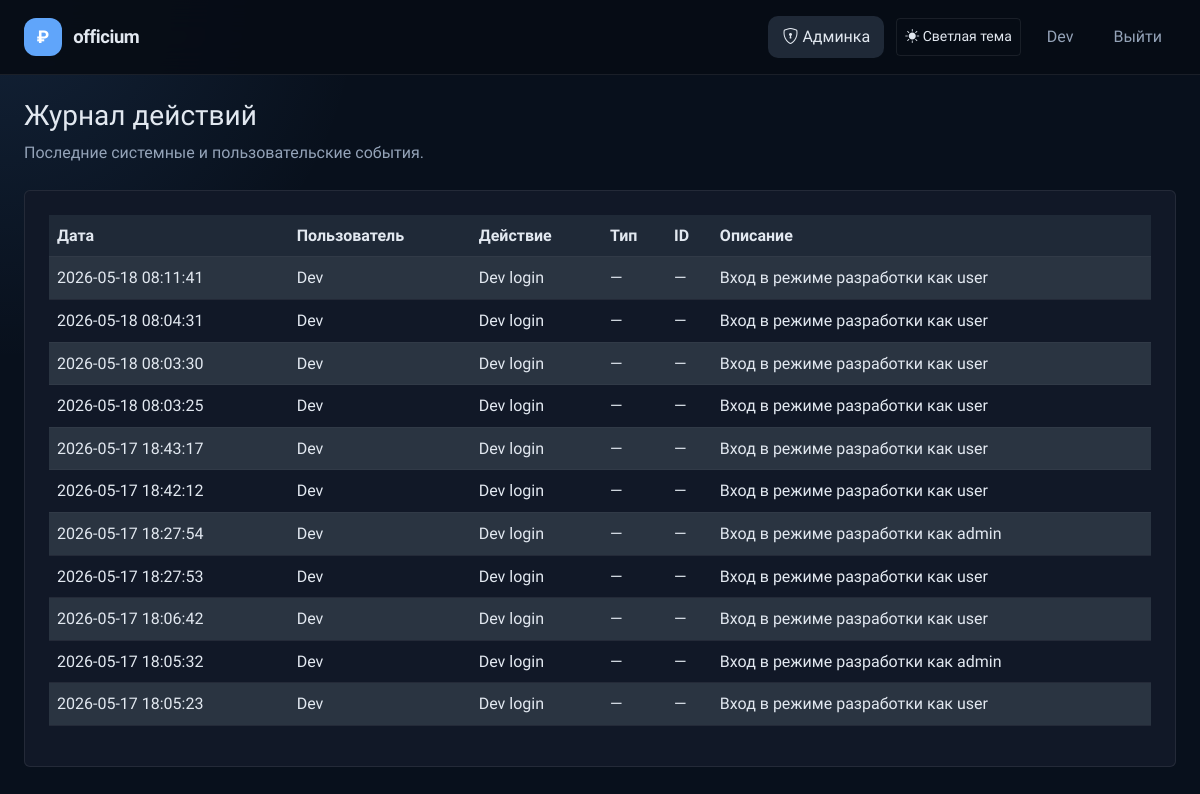
/admin/logs (signed in), run on an earlier commit of the app's database.
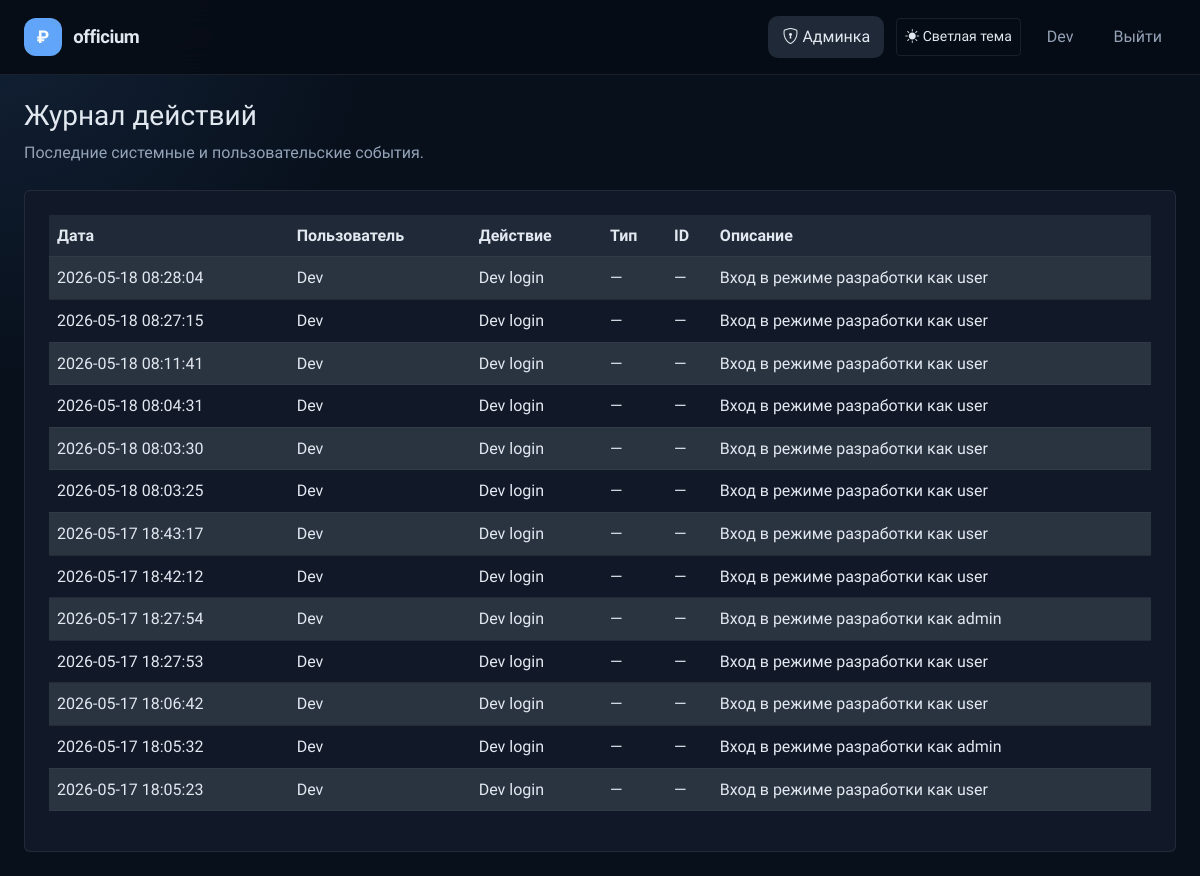
And on a later commit of the database.
### app/models.py (models this page shows, shortened)
class User(UserMixin, db.Model):
    __tablename__ = 'users'
    id = db.Column(db.Integer, primary_key=True)
    telegram_id = db.Column(db.BigInteger, unique=True, nullable=False)
    username = db.Column(db.String(80), nullable=True)
    first_name = db.Column(db.String(100), nullable=True)
    last_name = db.Column(db.String(100), nullable=True)
    photo_url = db.Column(db.String(255), nullable=True)
    auth_date = db.Column(db.DateTime, nullable=True)
    created_at = db.Column(db.DateTime, default=datetime.utcnow, nullable=False)
    role = db.Column(db.Enum('user', 'admin', 'superadmin'), nullable=False, default='user')
    is_blocked = db.Column(db.Boolean, default=False, nullable=False)
    last_login_ip = db.Column(db.String(100), nullable=True)
    last_user_agent = db.Column(db.Text, nullable=True)
    login_count = db.Column(db.Integer, default=0, nullable=False)
    google_id = db.Column(db.String(50), unique=True, nullable=True)
    email = db.Column(db.String(120), nullable=True, index=True)
    avatar_url = db.Column(db.String(255), nullable=True)
    debts = db.relationship('Debt', back_populates='user', lazy=True, cascade='all, delete-orphan')
    incomes = db.relationship('Income', back_populates='user', lazy=True, cascade='all, delete-orphan')
    expenses = db.relationship('Expense', back_populates='user', lazy=True, cascade='all, delete-orphan')
    activity_logs = db.relationship('ActivityLog', back_populates='user', lazy=True, cascade='all, delete-orphan')
    @property
    def is_admin(self):
        return self.role in ('admin', 'superadmin')

class ActivityLog(db.Model):
    __tablename__ = 'activity_logs'
    id = db.Column(db.Integer, primary_key=True)
    user_id = db.Column(db.Integer, db.ForeignKey('users.id'), nullable=True)
    action = db.Column(db.String(100), nullable=False)
    entity_type = db.Column(db.String(50), nullable=True)
    entity_id = db.Column(db.Integer, nullable=True)
    description = db.Column(db.Text, nullable=True)
    ip_address = db.Column(db.String(100), nullable=True)
    user_agent = db.Column(db.Text, nullable=True)
    created_at = db.Column(db.DateTime, default=datetime.utcnow)
    user = db.relationship('User', back_populates='activity_logs')

### app/routes/admin.py (the view)
    @app.route('/admin/logs')
    @admin_required
    def admin_logs():
        logs = ActivityLog.query.order_by(ActivityLog.created_at.desc()).limit(100).all()
        return render_template('admin_logs.html', logs=logs)

### app/utils.py (called while the page is built)
def get_setting(key, default=None):
    try:
        setting = AppSetting.query.filter_by(key=key).first()
        return setting.value if setting else default
    except Exception:
        return default

def get_dictionary_values(dictionary_type):
    try:
        entries = DictionaryEntry.query.filter_by(dictionary_type=dictionary_type, is_active=True).order_by(DictionaryEntry.value.asc()).all()
        return [entry.value for entry in entries]
    except Exception:
        return []

def admin_required(view):
    @wraps(view)
    def wrapper(*args, **kwargs):
        if not getattr(current_user, 'is_authenticated', False) or not getattr(current_user, 'is_admin', False):
            return redirect(url_for('index'))
        return view(*args, **kwargs)
    return wrapper

### templates/admin_logs.html (shortened to what this page needs)
{% extends 'base.html' %}
{% block content %}
<div class="mb-4">
    <h1 class="h3">Журнал действий</h1>
    <p class="text-muted">Последние системные и пользовательские события.</p>
</div>
<div class="card p-4">
    <div class="table-responsive">
        <table class="table table-striped align-middle">
            <thead>
                <tr>
                    <th>Дата</th>
                    <th>Пользователь</th>
                    <th>Действие</th>
                    <th>Тип</th>
                    <th>ID</th>
                    <th>Описание</th>
                </tr>
            </thead>
            <tbody>
                {% for log in logs %}
                <tr>
                    <td>{{ log.created_at.strftime('%Y-%m-%d %H:%M:%S') }}</td>
                    <td>{{ log.user.first_name or log.user.username if log.user else 'Система' }}</td>
                    <td>{{ log.action }}</td>
                    <td>{{ log.entity_type or '—' }}</td>
                    <td>{{ log.entity_id or '—' }}</td>
                    <td>{{ log.description or '—' }}</td>
                </tr>
                {% else %}
                <tr>
                    <td colspan="6" class="text-center text-muted">Нет записей.</td>
                </tr>
                {% endfor %}
            </tbody>
        </table>
    </div>
</div>
{% endblock %}

### templates/base.html (shortened to what this page needs)
<!DOCTYPE html>
<html lang="ru" data-theme="dark" data-bs-theme="dark">
<head>
    <link href="https://cdn.jsdelivr.net/npm/bootstrap@5.3.2/dist/css/bootstrap.min.css" rel="stylesheet">
    <link href="https://cdn.jsdelivr.net/npm/bootstrap-icons@1.11.3/font/bootstrap-icons.css" rel="stylesheet">
    <link href="{{ url_for('static', filename='css/style.css') }}" rel="stylesheet">
</head>
<body>
<nav class="navbar navbar-expand-lg">
    <div class="container-fluid px-4">
        <a class="navbar-brand" href="/">
            <span class="brand-icon">₽</span>
            <span class="brand-text">{{ app_name }}</span>
        </a>
        <div class="collapse navbar-collapse" id="navbarNav">
            <ul class="navbar-nav ms-auto align-items-center gap-1">
                {% set show_user_nav = not (current_user.is_authenticated and current_user.is_admin and request.path.startswith('/admin')) %}
                {% if current_user.is_authenticated and current_user.is_admin %}
                <li class="nav-item">
                    <a class="nav-link {% if request.path.startswith('/admin') %}active{% endif %}" href="{{ url_for('admin_dashboard') }}">
                        <i class="bi bi-shield-lock me-1"></i>Админка
                    </a>
                </li>
                {% endif %}
                <li class="nav-item ms-2">
                    <button id="themeToggleBtn" class="btn btn-outline-secondary btn-sm" type="button" aria-label="Переключить тему"></button>
                </li>
                <li class="nav-item ms-2">
                    {% if current_user.is_authenticated %}
                    <span class="nav-link disabled pe-0">{{ current_user.first_name or current_user.username or 'Пользователь' }}</span>
                    {% endif %}
                </li>
                <li class="nav-item ms-2">
                    {% if current_user.is_authenticated %}
                    <a class="nav-link" href="{{ url_for('logout') }}">Выйти</a>
                    {% else %}
                    <a class="nav-link" href="{{ url_for('login') }}">Войти</a>
                    {% endif %}
                </li>
            </ul>
        </div>
    </div>
</nav>
<main class="app-main container-fluid px-4 py-4">
    {% block content %}{% endblock %}
</main>
<div class="toast-container position-fixed bottom-0 end-0 p-3" style="z-index:9999">
</div>
</body>
</html>

### static/css/style.css (style rules this page uses)
:root { --bg: #f4f6fb; --bg-card: #ffffff; --bg-card-2: #f8fafc; --border: #d9e2ec; --border-hov: #c1cdd9; --text: #111827; --text-muted: #64748b; --text-dim: #475569; --primary: #2563eb; --primary-dk: #1d4ed8; --success: #16a34a; --warning: #d97706; --danger: #dc2626; --orange: #ea580c; --split-clr: #8b5cf6; --card-radius: 14px; --transition: 0.18s ease; }
:root[data-theme="dark"] { --bg: #08101c; --bg-card: #111827; --bg-card-2: #1f2937; --border: rgba(255,255,255,0.08); --border-hov: rgba(255,255,255,0.18); --text: #e2e8f0; --text-muted: #94a3b8; --text-dim: #cbd5e1; --primary: #60a5fa; --primary-dk: #3b82f6; --success: #34d399; --warning: #fbbf24; --danger: #f87171; --orange: #fb923c; --split-clr: #c084fc; }
* { box-sizing: border-box; }
body { font-family: 'Onest', system-ui, sans-serif; background: radial-gradient(circle at top left, rgba(96,165,250,0.15), transparent 25%), var(--bg); color: var(--text); min-height: 100vh; line-height: 1.6; }
.app-main { max-width: 1320px; margin: 0 auto; padding: 1.5rem 1rem 3rem; }
body, .navbar, .modal-content, .dropdown-menu, .toast, .alert, .table, .table th, .table td, .form-control, .form-select, .form-label, .form-text, .dropdown-item, .page-link, .list-group-item, .card, .card-body, .card-header, .card-footer, .accordion-item, .accordion-button, .accordion-body, .breadcrumb-item { color: var(--text); background: transparent; }
.card { background: var(--bg-card); border: 1px solid var(--border); }
html[data-theme="dark"] { color-scheme: dark; }
html[data-theme="dark"] body { background: radial-gradient(circle at top left, rgba(96,165,250,0.12), transparent 25%), var(--bg); }
html[data-theme="dark"] .text-muted { color: var(--text-muted) !important; }
html[data-theme="dark"] .table, html[data-theme="dark"] .table th, html[data-theme="dark"] .table td { color: var(--text) !important; }
html[data-theme="dark"] .table tbody tr { background: var(--bg-card) !important; }
html[data-theme="dark"] .table.table-striped tbody tr:nth-of-type(odd) { background: var(--bg-card-2) !important; }
a { color: var(--primary); }
.table { background: transparent; color: var(--text); }
.table thead th { background: var(--bg-card-2); color: var(--text); border-color: var(--border); }
.table tbody tr { background: var(--bg-card); }
.table.table-striped tbody tr:nth-of-type(odd) { background-color: var(--bg-card-2); }
.table th, .table td { border-color: var(--border); color: var(--text); }
.navbar { background: rgba(255,255,255,0.85); backdrop-filter: blur(16px); border-bottom: 1px solid var(--border); padding: 0.8rem 0; position: sticky; top: 0; z-index: 1000; }
html[data-theme="dark"] .navbar { background: rgba(7, 12, 21, 0.92); }
.navbar .container-fluid { gap: 0.75rem; }
.navbar-brand { display: inline-flex; align-items: center; gap: 0.7rem; font-weight: 700; }
.brand-icon { display: inline-flex; align-items: center; justify-content: center; width: 38px; height: 38px; background: var(--primary); border-radius: 12px; font-weight: 800; font-size: 1.1rem; color: #fff; }
.brand-text { font-weight: 700; font-size: 1.15rem; color: var(--text); letter-spacing: -0.02em; }
.nav-link { color: var(--text-muted) !important; font-weight: 500; border-radius: 10px; padding: 8px 14px !important; transition: var(--transition); }
.nav-link:hover, .nav-link.active { color: var(--text) !important; background: var(--bg-card-2); }
.navbar-nav { align-items: center; }
.navbar .btn { min-height: 38px; }
.app-main { padding-top: 2.5rem; }
.btn-outline-primary, .btn-outline-secondary, .btn-outline-success, .btn-outline-danger, .btn-outline-warning, .btn-outline-info, .btn-outline-dark, .btn-outline-light { color: var(--text); background: transparent; border-color: var(--border); transition: var(--transition); }

What changed in the data, as far as the page shows it:
added ActivityLog: created_at "2026-05-18 08:28:04", user "Dev", action "Dev login", entity_type "—", entity_id "—", description "Вход в режиме разработки как user"
added ActivityLog: created_at "2026-05-18 08:27:15", user "Dev", action "Dev login", entity_type "—", entity_id "—", description "Вход в режиме разработки как user"
